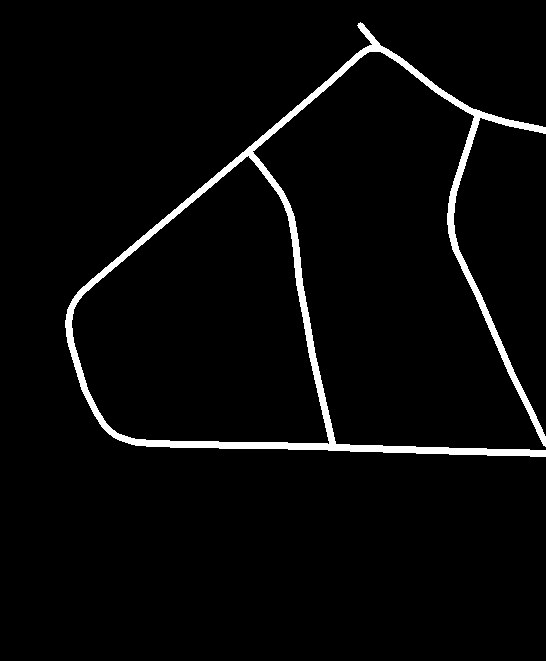
#> input picture Test Files/24779275_15.tif, 546 x 661 px
$ python annotator-test.py
#> lines starting #> are read from the running program, lines starting #| are printed output that depends on the picture; after the words box and inside, x2 and y2 are one past the last pixel; in counts of white or black regions, pixels touching at a corner belong together
#> `road_mask = cv2.imread("Test Files/24779275_15.tif", cv2.IMREAD_GRAYSC..`: road_mask: shape (661, 546); 3.4% white; 1 white region, box (x1, y1, x2, y2) and area: (65, 22, 546, 457) 12310
#every n pixels, find white pixel that comes immediately before or after black pixel

#use white pixels to find nearest white pixel that is also next to a black pixel via breadth first search

import cv2
import numpy as np
from skimage.morphology import skeletonize
from scipy.spatial.distance import cdist

def extract_road_width(road_mask):
    # Convert to grayscale if needed
    if len(road_mask.shape) == 3:
        road_mask = cv2.cvtColor(road_mask, cv2.COLOR_BGR2GRAY)

    # Binarize the mask
    _, binary_mask = cv2.threshold(road_mask, 127, 255, cv2.THRESH_BINARY)

    # Skeletonize the road to get centerline
    skeleton = skeletonize(binary_mask > 0).astype(np.uint8) * 255
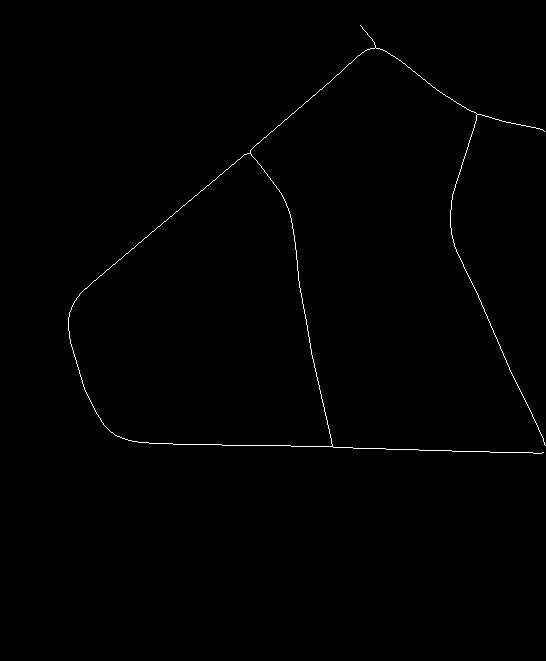
#> skeleton: shape (661, 546); 0.47% white in thin lines or dots, all inside (x1, y1, x2, y2) = (68, 25, 546, 454)

    # Get contours of the road mask (road boundaries)
    contours, _ = cv2.findContours(binary_mask, cv2.RETR_EXTERNAL, cv2.CHAIN_APPROX_SIMPLE)
#> contours = 1 contour; box (x1, y1, x2, y2) and area: (65, 22, 546, 457) 60414
    road_boundary = np.zeros_like(binary_mask)
    cv2.drawContours(road_boundary, contours, -1, 255, 1)
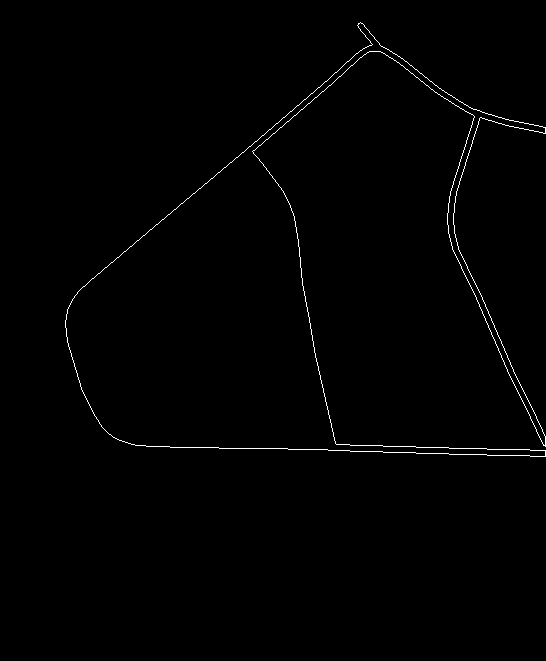
#> road_boundary: shape (661, 546); 0.71% white in thin lines or dots, all inside (x1, y1, x2, y2) = (65, 22, 546, 457)

    # Find centerline points
    centerline_points = np.column_stack(np.where(skeleton > 0))
#> centerline_points = 1684 pairs, first value 25 to 453, second value 68 to 545

    # Find boundary points
    boundary_points = np.column_stack(np.where(road_boundary > 0))
#> boundary_points = 2546 pairs, first value 22 to 456, second value 65 to 545

    widths = []
    for point in centerline_points:
        # Compute distances from centerline point to all boundary points
        distances = cdist([point], boundary_points)
        min_dist = np.min(distances)  # Closest boundary distance
        widths.append(min_dist * 2)  # Full width
#> this loop made 1684 passes
#> (point, min_dist) on passes 1 to 3: ([25, 360], 2.24), ([26, 361], 2.83), ([27, 362], 2.24)
#> after the loop, widths = 1684 values, max 8.49 at index 358, min 0 at index 1430, mean 5.44

    avg_width = np.mean(widths) if widths else 0  # Compute mean width
#> avg_width = 5.44

    cv2.imwrite("skeleton_output.png", skeleton)

    # Optional: Display the result
    cv2.imshow("Skeletonized Road", skeleton)
    cv2.waitKey(0)
    cv2.destroyAllWindows()

    return avg_width, widths  # Return avg width and local width array

# Load road mask (example)
road_mask = cv2.imread("Test Files/24779275_15.tif", cv2.IMREAD_GRAYSCALE)
avg_width, width_distribution = extract_road_width(road_mask)
#> avg_width = 5.44; width_distribution has the same summary as widths in extract_road_width
print(f"Estimated Road Width: {avg_width:.2f} pixels")
#| Estimated Road Width: 5.44 pixels
